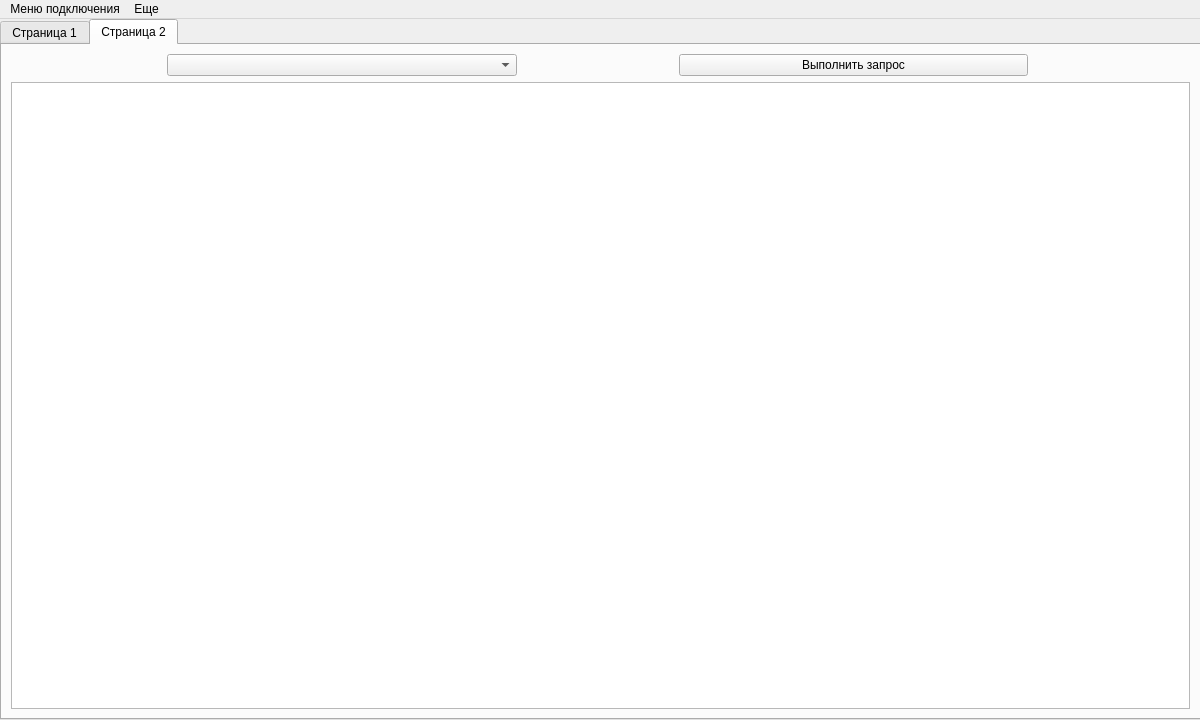
<?xml version="1.0" encoding="UTF-8"?>
<ui version="4.0">
 <class>MainWindow</class>
 <widget class="QMainWindow" name="MainWindow">
  <property name="geometry">
   <rect>
    <x>0</x>
    <y>0</y>
    <width>1200</width>
    <height>720</height>
   </rect>
  </property>
  <property name="windowTitle">
   <string>Просмотр базы данных</string>
  </property>
  <widget class="QWidget" name="centralwidget">
   <widget class="QTabWidget" name="tabWidget">
    <property name="geometry">
     <rect>
      <x>0</x>
      <y>0</y>
      <width>1201</width>
      <height>701</height>
     </rect>
    </property>
    <property name="currentIndex">
     <number>1</number>
    </property>
    <widget class="QWidget" name="tab">
     <attribute name="title">
      <string>Страница 1</string>
     </attribute>
     <layout class="QGridLayout" name="gridLayout">
      <item row="0" column="0">
       <widget class="QTableWidget" name="tableWidget"/>
      </item>
     </layout>
    </widget>
    <widget class="QWidget" name="tab_2">
     <attribute name="title">
      <string>Страница 2</string>
     </attribute>
     <layout class="QGridLayout" name="gridLayout_3">
      <item row="1" column="2">
       <spacer name="horizontalSpacer">
        <property name="orientation">
         <enum>Qt::Horizontal</enum>
        </property>
        <property name="sizeType">
         <enum>QSizePolicy::Fixed</enum>
        </property>
        <property name="sizeHint" stdset="0">
         <size>
          <width>150</width>
          <height>20</height>
         </size>
        </property>
       </spacer>
      </item>
      <item row="1" column="4">
       <spacer name="horizontalSpacer_2">
        <property name="orientation">
         <enum>Qt::Horizontal</enum>
        </property>
        <property name="sizeType">
         <enum>QSizePolicy::Fixed</enum>
        </property>
        <property name="sizeHint" stdset="0">
         <size>
          <width>150</width>
          <height>20</height>
         </size>
        </property>
       </spacer>
      </item>
      <item row="1" column="1">
       <widget class="QComboBox" name="comboBox">
        <property name="sizePolicy">
         <sizepolicy hsizetype="Expanding" vsizetype="Fixed">
          <horstretch>0</horstretch>
          <verstretch>0</verstretch>
         </sizepolicy>
        </property>
       </widget>
      </item>
      <item row="1" column="3">
       <widget class="QPushButton" name="pushButton">
        <property name="sizePolicy">
         <sizepolicy hsizetype="Expanding" vsizetype="Fixed">
          <horstretch>0</horstretch>
          <verstretch>0</verstretch>
         </sizepolicy>
        </property>
        <property name="text">
         <string>Выполнить запрос</string>
        </property>
       </widget>
      </item>
      <item row="1" column="0">
       <spacer name="horizontalSpacer_3">
        <property name="orientation">
         <enum>Qt::Horizontal</enum>
        </property>
        <property name="sizeType">
         <enum>QSizePolicy::Fixed</enum>
        </property>
        <property name="sizeHint" stdset="0">
         <size>
          <width>150</width>
          <height>20</height>
         </size>
        </property>
       </spacer>
      </item>
      <item row="2" column="0" colspan="6">
       <widget class="QTableWidget" name="tableWidget_2"/>
      </item>
     </layout>
    </widget>
   </widget>
  </widget>
  <widget class="QMenuBar" name="menuBar">
   <property name="geometry">
    <rect>
     <x>0</x>
     <y>0</y>
     <width>1200</width>
     <height>21</height>
    </rect>
   </property>
   <widget class="QMenu" name="menuMenu">
    <property name="title">
     <string>Меню подключения</string>
    </property>
    <addaction name="actionOpen_connection"/>
    <addaction name="actionClose_connection"/>
    <addaction name="actionExit_2"/>
   </widget>
   <widget class="QMenu" name="menuAbout">
    <property name="title">
     <string>Еще</string>
    </property>
    <addaction name="actionHelp"/>
    <addaction name="actionAbout"/>
   </widget>
   <addaction name="menuMenu"/>
   <addaction name="menuAbout"/>
  </widget>
  <action name="actionOpen_connection">
   <property name="text">
    <string>Открыть соединение</string>
   </property>
  </action>
  <action name="actionClose_connection">
   <property name="text">
    <string>Закрыть соединение</string>
   </property>
  </action>
  <action name="actionHelp">
   <property name="text">
    <string>Помощь</string>
   </property>
  </action>
  <action name="actionAbout">
   <property name="text">
    <string>О программе</string>
   </property>
  </action>
  <action name="actionExit_2">
   <property name="text">
    <string>Выход</string>
   </property>
  </action>
 </widget>
 <resources/>
 <connections/>
</ui>
